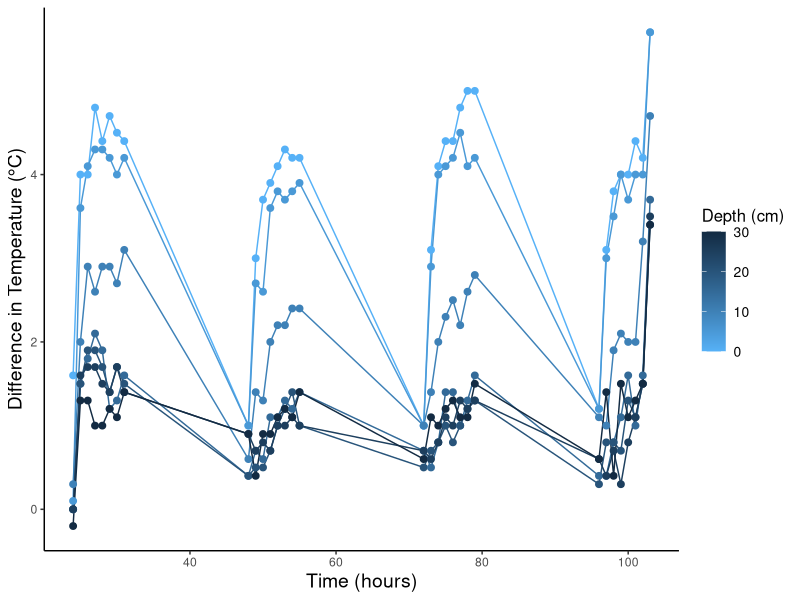
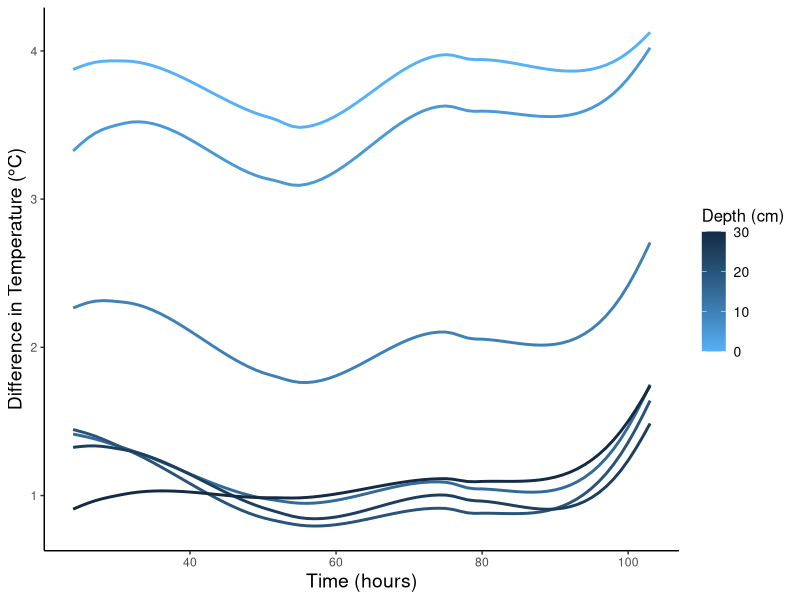
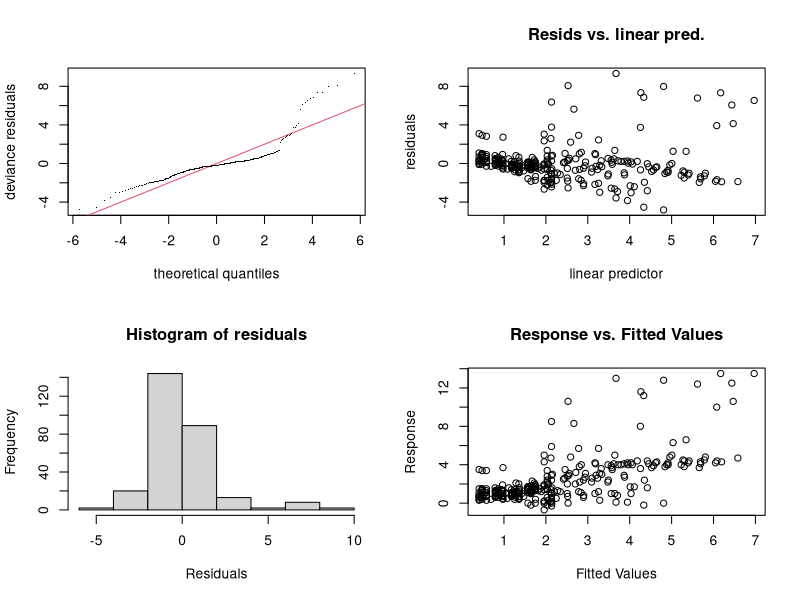

The R script that drew these images, in order:
# RQ2: LAB EXPERIMENT DATA ANALYSIS 
# Is there a significant difference between changes in surface temp and changes in 30 cm depth across time?

# LOAD LIBRARIES----
library(tidyverse)
library(ggplot2)
library(readxl)
library(mgcv) 


# LOAD DATA----
clean_control_exp_data <- read_excel("datasets/lab_experiment/clean_control_exp_data.xlsx")


# VISUALISATION ----
(change_temp_time <- clean_control_exp_data %>%
   filter(!is.na(change_in_temp), !is.na(hour)) %>%
   filter(hour >= 24) %>% # filter to remove first day as initial thawing period where temp changes are due limited thawing from control
   ggplot(aes(x = hour, y = change_in_temp, color = depth, group = depth)) +
   geom_line() +
   geom_point(size = 2) +
   scale_color_gradient(high = "#132B43", low = "#56B1F7") +  # dark to light
   labs(
     x = "Time (hours)",
     y = "Difference in Temperature (°C)",
     color = "Depth (cm)"
   ) +
   theme_classic() +
   theme(
     plot.title = element_text(hjust = 0.5, size = 16, face = "bold"),
     axis.title.x = element_text(size = 14),
     axis.title.y = element_text(size = 14),
     legend.title = element_text(size = 12),
     legend.text = element_text(size = 10)
   )
)

# plot smooth line to plot trends for each depth
(change_temp_time_smooth <- clean_control_exp_data %>%
   filter(!is.na(change_in_temp), !is.na(hour)) %>%
   filter(hour >= 24) %>% # filter to remove first day as initial thawing period where temp changes are due limited thawing from control
   ggplot(aes(x = hour, y = change_in_temp, color = depth, group = depth)) +
   geom_smooth(method = "loess", se = FALSE) +
   scale_color_gradient(high = "#132B43", low = "#56B1F7") +  # dark to light
   labs(
     x = "Time (hours)",
     y = "Difference in Temperature (°C)",
     color = "Depth (cm)"
   ) +
   theme_classic() +
   theme(
     plot.title = element_text(hjust = 0.5, size = 16, face = "bold"),
     axis.title.x = element_text(size = 14),
     axis.title.y = element_text(size = 14),
     legend.title = element_text(size = 12),
     legend.text = element_text(size = 10)
   )
)

# ANALYSIS----
# cannot use a linear model as our pattern isn't linear!
# instead we should use: Generalized Additive Mixed Model (GAMM) to deal with this 

#  stacked diurnal time series repeated over 4 days 

# create cyclic hour 
clean_control_exp_data$hour_mod <- clean_control_exp_data$hour %% 24

# create day variable
clean_control_exp_data$day <- floor(clean_control_exp_data$hour / 24)

# fit GAM

mod2 <- gam(change_in_temp ~factor(depth) + s(hour_mod, by = factor(depth), bs = "cc", k = 5) +
    s(day, bs = "re"),
  data = clean_control_exp_data,
  method = "REML"
)
summary(mod2)
gam.check(mod2)
